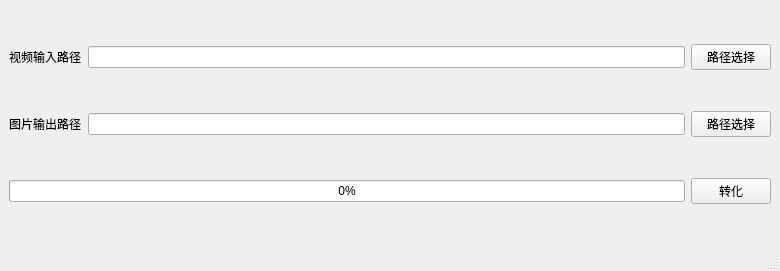
<?xml version="1.0" encoding="UTF-8"?>
<ui version="4.0">
 <class>MainWindow</class>
 <widget class="QMainWindow" name="MainWindow">
  <property name="geometry">
   <rect>
    <x>0</x>
    <y>0</y>
    <width>780</width>
    <height>271</height>
   </rect>
  </property>
  <property name="windowTitle">
   <string>MainWindow</string>
  </property>
  <property name="windowIcon">
   <iconset resource="rc.qrc">
    <normaloff>:/img/vsege.svg</normaloff>:/img/vsege.svg</iconset>
  </property>
  <widget class="QWidget" name="centralwidget">
   <layout class="QGridLayout" name="gridLayout">
    <item row="0" column="2">
     <widget class="QPushButton" name="pushButton">
      <property name="text">
       <string>路径选择</string>
      </property>
     </widget>
    </item>
    <item row="1" column="2">
     <widget class="QPushButton" name="pushButton_2">
      <property name="text">
       <string>路径选择</string>
      </property>
     </widget>
    </item>
    <item row="0" column="1">
     <widget class="QLineEdit" name="le_input_path"/>
    </item>
    <item row="1" column="0">
     <widget class="QLabel" name="label_2">
      <property name="text">
       <string>图片输出路径</string>
      </property>
     </widget>
    </item>
    <item row="0" column="0">
     <widget class="QLabel" name="label">
      <property name="text">
       <string>视频输入路径</string>
      </property>
     </widget>
    </item>
    <item row="1" column="1">
     <widget class="QLineEdit" name="le_output_path"/>
    </item>
    <item row="3" column="2">
     <widget class="QPushButton" name="pushButton_3">
      <property name="text">
       <string>转化</string>
      </property>
     </widget>
    </item>
    <item row="3" column="0" colspan="2">
     <widget class="QProgressBar" name="progressBar">
      <property name="value">
       <number>0</number>
      </property>
     </widget>
    </item>
   </layout>
  </widget>
  <widget class="QMenuBar" name="menubar">
   <property name="geometry">
    <rect>
     <x>0</x>
     <y>0</y>
     <width>780</width>
     <height>38</height>
    </rect>
   </property>
  </widget>
  <widget class="QStatusBar" name="statusbar"/>
 </widget>
 <resources>
  <include location="rc.qrc"/>
 </resources>
 <connections/>
</ui>
